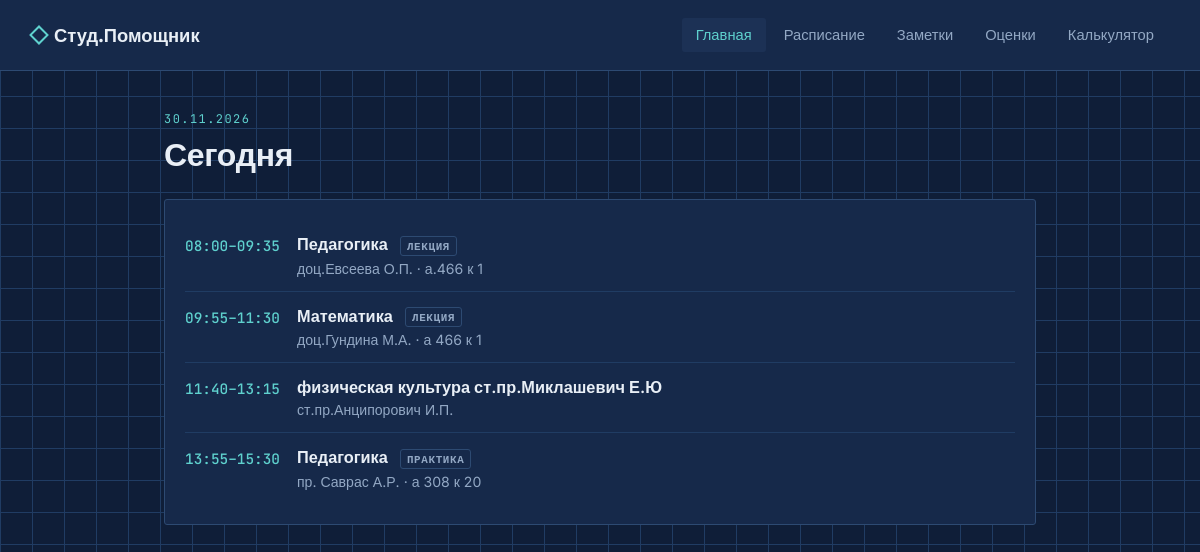
The page / on the database its author committed.
### models.py (models this page shows, shortened)
class Schedule(db.Model):
    __tablename__ = "schedule"
    id = db.Column(db.Integer, primary_key=True)
    date = db.Column(db.Date, nullable=False)
    day = db.Column(db.String(20), nullable=False)
    time_start = db.Column(db.String(5), nullable=False)
    time_end = db.Column(db.String(5), nullable=False)
    subject = db.Column(db.String(200), nullable=False)
    lesson_type = db.Column(db.String(50), nullable=True)
    teacher = db.Column(db.String(200), nullable=True)
    room = db.Column(db.String(50), nullable=True)
    notes = db.relationship("Note", backref="schedule", lazy=True)

### app.py (the view)
@app.route('/')
def home():
    today = date.today()
    lessons_today = Schedule.query.filter_by(date=today).order_by(Schedule.time_start).all()
    return render_template('home.html', today=today, lessons=lessons_today)

### templates/home.html (shortened to what this page needs)
{% extends "base.html" %}
{% block content %}
    <div class="eyebrow">{{ today.strftime('%d.%m.%Y') }}</div>
    <h1>Сегодня</h1>
    <div class="card" style="margin-top: 24px;">
        {% if lessons %}
            {% for lesson in lessons %}
                <div class="lesson">
                    <div class="lesson-time mono">{{ lesson.time_start }}–{{ lesson.time_end }}</div>
                    <div class="lesson-body">
                        <div class="lesson-subject">
                            {{ lesson.subject }}
                            {% if lesson.lesson_type %}
                                <span class="lesson-type">{{ lesson.lesson_type }}</span>
                            {% endif %}
                        </div>
                        <div class="lesson-meta">
                            {% if lesson.teacher %}{{ lesson.teacher }}{% endif %}
                            {% if lesson.room %} · {{ lesson.room }}{% endif %}
                        </div>
                    </div>
                </div>
            {% endfor %}
        {% else %}
            <div class="empty-state">Сегодня пар нет</div>
        {% endif %}
    </div>
{% endblock %}

### templates/base.html (shortened to what this page needs)
<!DOCTYPE html>
<html lang="ru">
<head>
    <link rel="stylesheet" href="{{ url_for('static', filename='style.css') }}">
</head>
<body>
    <header class="site-header">
        <div class="logo">Студ.Помощник</div>
        <nav class="main-nav">
            <a href="{{ url_for('home') }}" class="{{ 'active' if request.endpoint == 'home' }}">Главная</a>
            <a href="{{ url_for('schedule_calendar') }}" class="{{ 'active' if request.endpoint in ['schedule_calendar', 'schedule_day'] }}">Расписание</a>
            <a href="{{ url_for('notes_list') }}" class="{{ 'active' if request.endpoint == 'notes_list' }}">Заметки</a>
            <a href="{{ url_for('grades_list') }}" class="{{ 'active' if request.endpoint == 'grades_list' }}">Оценки</a>
            <a href="{{ url_for('calculator') }}" class="{{ 'active' if request.endpoint == 'calculator' }}">Калькулятор</a>
        </nav>
    </header>
    <main class="page">
        {% block content %}{% endblock %}
    </main>
</body>
</html>

### static/style.css (style rules this page uses)
:root { --bg: #0F1E38; --bg-elevated: #16294A; --bg-elevated-2: #1C3155; --line: #2D4A72; --line-soft: #203C63; --accent: #5FD1CE; --accent-dim: #3A8B8A; --amber: #E8A33D; --text: #E9EFF6; --text-dim: #93A8C4; --text-faint: #5E7599; --radius: 3px; }
* { box-sizing: border-box; }
body { margin: 0; background-color: var(--bg); background-image: linear-gradient(var(--line-soft) 1px, transparent 1px), linear-gradient(90deg, var(--line-soft) 1px, transparent 1px); background-size: 32px 32px; color: var(--text); font-family: 'Inter', sans-serif; min-height: 100vh; }
h1, h2, h3 { font-family: 'Space Grotesk', sans-serif; font-weight: 700; margin: 0 0 0.5em 0; letter-spacing: -0.01em; }
a { color: var(--accent); text-decoration: none; }
.mono { font-family: 'JetBrains Mono', monospace; }
header.site-header { display: flex; align-items: center; justify-content: space-between; padding: 18px 32px; background: var(--bg-elevated); border-bottom: 1px solid var(--line); }
.logo { font-family: 'Space Grotesk', sans-serif; font-weight: 700; font-size: 1.15rem; color: var(--text); display: flex; align-items: center; gap: 8px; }
.logo::before { content: ""; display: inline-block; width: 10px; height: 10px; border: 2px solid var(--accent); transform: rotate(45deg); }
nav.main-nav { display: flex; gap: 4px; }
nav.main-nav a { color: var(--text-dim); padding: 8px 14px; border-radius: var(--radius); font-size: 0.92rem; font-weight: 500; }
nav.main-nav a.active { color: var(--accent); background: var(--bg-elevated-2); }
main.page { max-width: 920px; margin: 0 auto; padding: 40px 24px 80px 24px; }
.eyebrow { font-family: 'JetBrains Mono', monospace; font-size: 0.75rem; letter-spacing: 0.12em; text-transform: uppercase; color: var(--accent); margin-bottom: 8px; }
.card { background: var(--bg-elevated); border: 1px solid var(--line); border-radius: var(--radius); padding: 20px; margin-bottom: 16px; }
.lesson { display: flex; gap: 16px; align-items: flex-start; padding: 14px 0; border-bottom: 1px solid var(--line-soft); }
.lesson:last-child { border-bottom: none; }
.lesson-time { font-family: 'JetBrains Mono', monospace; font-weight: 500; color: var(--accent); white-space: nowrap; min-width: 96px; font-size: 0.9rem; padding-top: 2px; }
.lesson-body { flex: 1; }
.lesson-subject { font-weight: 600; font-size: 1.02rem; }
.lesson-type { display: inline-block; font-family: 'JetBrains Mono', monospace; font-size: 0.68rem; text-transform: uppercase; letter-spacing: 0.06em; padding: 2px 6px; border: 1px solid var(--line); border-radius: var(--radius); color: var(--text-dim); margin-left: 8px; vertical-align: middle; }
.lesson-meta { color: var(--text-dim); font-size: 0.88rem; margin-top: 4px; }

### rows shown on the page
Schedule: time_start "08:00", time_end "09:35", subject "Педагогика", lesson_type "ЛЕКЦИЯ", teacher "доц.Евсеева О.П.", room "а.466 к 1"
Schedule: time_start "09:55", time_end "11:30", subject "Математика", lesson_type "ЛЕКЦИЯ", teacher "доц.Гундина М.А.", room "а 466 к 1"
Schedule: time_start "11:40", time_end "13:15", subject "физическая культура ст.пр.Миклашевич Е.Ю", teacher "ст.пр.Анципорович И.П."
Schedule: time_start "13:55", time_end "15:30", subject "Педагогика", lesson_type "ПРАКТИКА", teacher "пр. Саврас А.Р.", room "а 308 к 20"
